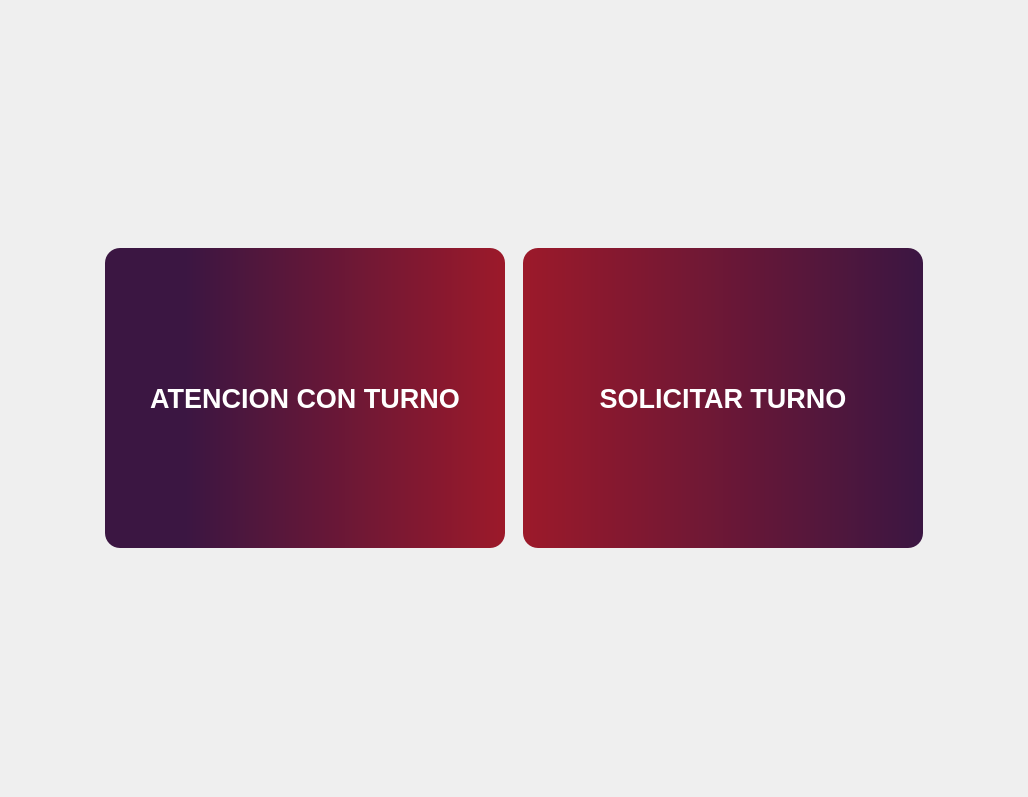
<?xml version="1.0" encoding="UTF-8"?>
<ui version="4.0">
 <class>base</class>
 <widget class="QMainWindow" name="base">
  <property name="geometry">
   <rect>
    <x>0</x>
    <y>0</y>
    <width>1028</width>
    <height>797</height>
   </rect>
  </property>
  <property name="windowTitle">
   <string>MainWindow</string>
  </property>
  <property name="styleSheet">
   <string notr="true">
</string>
  </property>
  <widget class="QWidget" name="centralwidget">
   <property name="styleSheet">
    <string notr="true">#centralwidget{
	background-image: url(:/imagenes/img/fondo.jpg);
}

#frame{
background:transparent;
border-color:transparent;
}
QPushButton{
	border-radius:15px;
	color: rgb(255, 255, 255);	
}

#btn1{
background-color: qlineargradient(spread:pad, x1:0.2, y1:0, x2:1, y2:0, stop:0 rgba(59,22,66,255), stop:1 rgba(156,25,42,255))
}

#btn2{
background-color: qlineargradient(spread:pad, x1:0.0 y1:0, x2:1, y2:0, stop:0 rgba(156,25,42,255), stop:1 rgba(59,22,66,255))
}

</string>
   </property>
   <layout class="QVBoxLayout" name="verticalLayout">
    <property name="spacing">
     <number>0</number>
    </property>
    <property name="leftMargin">
     <number>0</number>
    </property>
    <property name="topMargin">
     <number>0</number>
    </property>
    <property name="rightMargin">
     <number>0</number>
    </property>
    <property name="bottomMargin">
     <number>0</number>
    </property>
    <item alignment="Qt::AlignVCenter">
     <widget class="QFrame" name="frame">
      <property name="frameShape">
       <enum>QFrame::StyledPanel</enum>
      </property>
      <property name="frameShadow">
       <enum>QFrame::Raised</enum>
      </property>
      <layout class="QGridLayout" name="gridLayout">
       <property name="leftMargin">
        <number>0</number>
       </property>
       <property name="topMargin">
        <number>0</number>
       </property>
       <property name="rightMargin">
        <number>0</number>
       </property>
       <property name="bottomMargin">
        <number>0</number>
       </property>
       <property name="spacing">
        <number>0</number>
       </property>
       <item row="0" column="0" alignment="Qt::AlignRight|Qt::AlignBottom">
        <widget class="QWidget" name="cartel1" native="true">
         <layout class="QVBoxLayout" name="verticalLayout_2">
          <item>
           <widget class="QPushButton" name="btn1">
            <property name="minimumSize">
             <size>
              <width>400</width>
              <height>300</height>
             </size>
            </property>
            <property name="maximumSize">
             <size>
              <width>400</width>
              <height>300</height>
             </size>
            </property>
            <property name="font">
             <font>
              <pointsize>20</pointsize>
              <bold>true</bold>
             </font>
            </property>
            <property name="text">
             <string>ATENCION CON TURNO</string>
            </property>
           </widget>
          </item>
         </layout>
        </widget>
       </item>
       <item row="1" column="1">
        <widget class="QWidget" name="widget_4" native="true"/>
       </item>
       <item row="1" column="0">
        <widget class="QWidget" name="widget_3" native="true"/>
       </item>
       <item row="0" column="1" alignment="Qt::AlignLeft|Qt::AlignBottom">
        <widget class="QWidget" name="cartel2" native="true">
         <layout class="QHBoxLayout" name="horizontalLayout">
          <item>
           <widget class="QPushButton" name="btn2">
            <property name="minimumSize">
             <size>
              <width>400</width>
              <height>300</height>
             </size>
            </property>
            <property name="maximumSize">
             <size>
              <width>400</width>
              <height>300</height>
             </size>
            </property>
            <property name="font">
             <font>
              <pointsize>20</pointsize>
              <bold>true</bold>
             </font>
            </property>
            <property name="text">
             <string>SOLICITAR TURNO</string>
            </property>
           </widget>
          </item>
         </layout>
        </widget>
       </item>
      </layout>
     </widget>
    </item>
   </layout>
  </widget>
 </widget>
 <resources>
  <include location="pantalla1.qrc"/>
 </resources>
 <connections/>
</ui>
